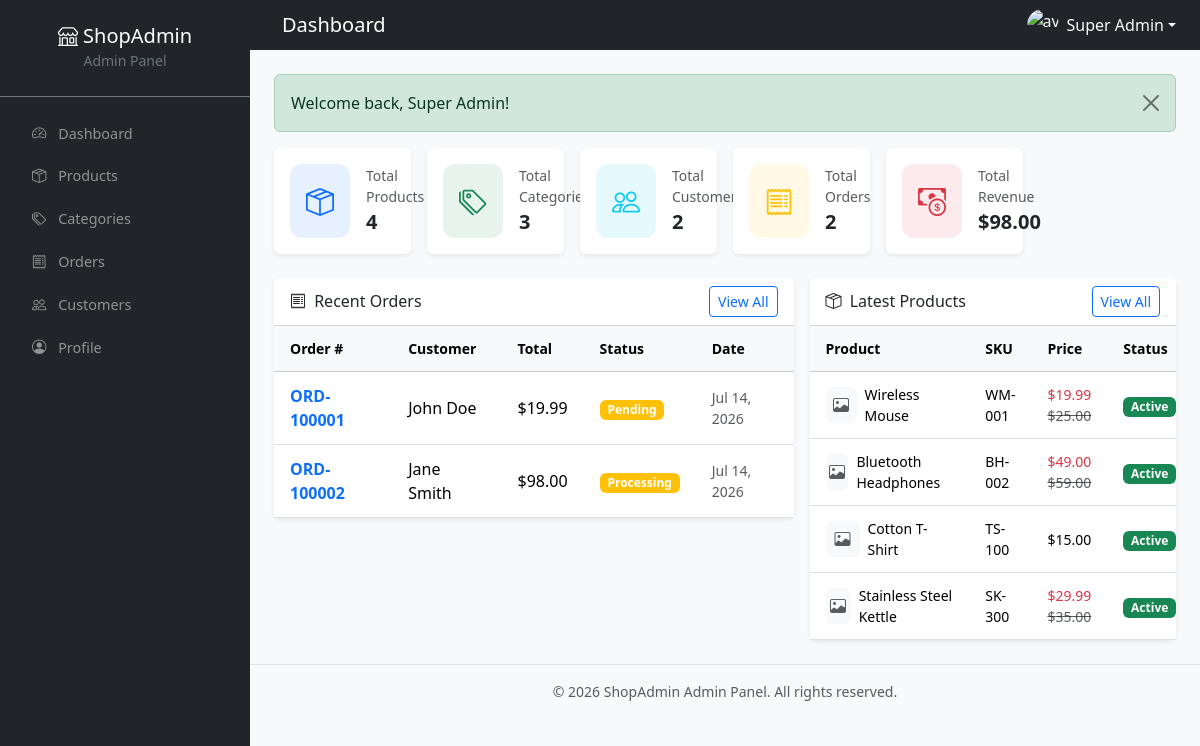
The app's page /dashboard.php (signed in) with its own data.
### tables this page shows
CREATE TABLE IF NOT EXISTS `orders` (
  `id`             INT UNSIGNED NOT NULL AUTO_INCREMENT,
  `customer_id`    INT UNSIGNED NOT NULL,
  `order_number`   VARCHAR(50) NOT NULL,
  `total`          DECIMAL(12,2) NOT NULL,
  `payment_method` VARCHAR(50) NOT NULL DEFAULT 'Cash on Delivery',
  `payment_status` ENUM('pending','paid','failed','refunded') NOT NULL DEFAULT 'pending',
  `order_status`   ENUM('pending','processing','shipped','delivered','cancelled') NOT NULL DEFAULT 'pending',
  `shipping_address` TEXT NOT NULL,
  `created_at`     TIMESTAMP DEFAULT CURRENT_TIMESTAMP,
  `updated_at`     TIMESTAMP DEFAULT CURRENT_TIMESTAMP ON UPDATE CURRENT_TIMESTAMP,
  PRIMARY KEY (`id`),
  UNIQUE KEY `uniq_order_number` (`order_number`),
  KEY `idx_order_customer` (`customer_id`),
  CONSTRAINT `fk_order_customer` FOREIGN KEY (`customer_id`)
      REFERENCES `customers` (`id`) ON DELETE RESTRICT ON UPDATE CASCADE
);

CREATE TABLE IF NOT EXISTS `customers` (
  `id`            INT UNSIGNED NOT NULL AUTO_INCREMENT,
  `name`          VARCHAR(150) NOT NULL,
  `email`         VARCHAR(150) NOT NULL,
  `phone`         VARCHAR(30) DEFAULT NULL,
  `address`       TEXT DEFAULT NULL,
  `profile_image` VARCHAR(255) DEFAULT NULL,
  `password`      VARCHAR(255) DEFAULT NULL,
  `status`        ENUM('active','inactive') NOT NULL DEFAULT 'active',
  `created_at`    TIMESTAMP DEFAULT CURRENT_TIMESTAMP,
  `updated_at`    TIMESTAMP DEFAULT CURRENT_TIMESTAMP ON UPDATE CURRENT_TIMESTAMP,
  PRIMARY KEY (`id`),
  UNIQUE KEY `uniq_customer_email` (`email`)
);

CREATE TABLE IF NOT EXISTS `products` (
  `id`               INT UNSIGNED NOT NULL AUTO_INCREMENT,
  `category_id`      INT UNSIGNED NOT NULL,
  `name`             VARCHAR(200) NOT NULL,
  `sku`              VARCHAR(100) NOT NULL,
  `price`            DECIMAL(12,2) NOT NULL,
  `sale_price`       DECIMAL(12,2) DEFAULT NULL,
  `quantity`         INT NOT NULL DEFAULT 0,
  `short_description` VARCHAR(255) DEFAULT NULL,
  `long_description` TEXT DEFAULT NULL,
  `main_image`       VARCHAR(255) DEFAULT NULL,
  `status`           ENUM('active','inactive') NOT NULL DEFAULT 'active',
  `view_count`       INT UNSIGNED NOT NULL DEFAULT 0,
  `created_at`       TIMESTAMP DEFAULT CURRENT_TIMESTAMP,
  `updated_at`       TIMESTAMP DEFAULT CURRENT_TIMESTAMP ON UPDATE CURRENT_TIMESTAMP,
  PRIMARY KEY (`id`),
  UNIQUE KEY `uniq_product_sku` (`sku`),
  KEY `idx_product_category` (`category_id`),
  CONSTRAINT `fk_product_category` FOREIGN KEY (`category_id`)
      REFERENCES `categories` (`id`) ON DELETE RESTRICT ON UPDATE CASCADE
);

### includes/auth.php (called while the page is built, shortened)
<?php
function e($value): string
{
    return htmlspecialchars((string) $value, ENT_QUOTES, 'UTF-8');
}
function get_flash(): array
{
    $flash = $_SESSION['flash'] ?? [];
    return $flash;
}

### dashboard.php (the view, shortened to what this page needs)
<?php
require_once __DIR__ . '/includes/auth.php';
$pdo = db();
$totalProducts    = (int) $pdo->query('SELECT COUNT(*) FROM products')->fetchColumn();
$totalCategories  = (int) $pdo->query('SELECT COUNT(*) FROM categories')->fetchColumn();
$totalCustomers   = (int) $pdo->query('SELECT COUNT(*) FROM customers')->fetchColumn();
$totalOrders      = (int) $pdo->query('SELECT COUNT(*) FROM orders')->fetchColumn();
$stmt = $pdo->query("SELECT COALESCE(SUM(total),0) FROM orders WHERE payment_status = 'paid'");
$totalRevenue = (float) $stmt->fetchColumn();
$recentOrders = $pdo->query(
    "SELECT o.id, o.order_number, o.total, o.order_status, o.payment_status, o.created_at,
            c.name AS customer_name
     FROM orders o
     JOIN customers c ON o.customer_id = c.id
     ORDER BY o.created_at DESC
     LIMIT 5"
)->fetchAll();
$latestProducts = $pdo->query(
    "SELECT id, name, sku, price, sale_price, main_image, status
     FROM products
     ORDER BY created_at DESC
     LIMIT 5"
)->fetchAll();
$statCards = [
    ['Total Products',   $totalProducts,   'bi-box-seam',   'primary'],
    ['Total Categories', $totalCategories, 'bi-tags',       'success'],
    ['Total Customers',  $totalCustomers,  'bi-people',     'info'],
    ['Total Orders',     $totalOrders,     'bi-receipt',    'warning'],
    ['Total Revenue',    '$' . number_format($totalRevenue, 2), 'bi-cash-coin', 'danger'],
];
$pageTitle = 'Dashboard';
include __DIR__ . '/includes/header.php';
?>
<div class="row g-3 mb-4">
    <?php foreach ($statCards as $card): ?>
        <div class="col-6 col-lg-3 col-xl-2">
            <div class="card border-0 shadow-sm h-100">
                <div class="card-body d-flex align-items-center">
                    <div class="rounded-3 bg-<?= e($card[3]) ?> bg-opacity-10 p-3 me-3">
                        <i class="bi <?= e($card[2]) ?> fs-3 text-<?= e($card[3]) ?>"></i>
                    </div>
                    <div>
                        <div class="text-muted small"><?= e($card[0]) ?></div>
                        <div class="fs-5 fw-bold"><?= e($card[1]) ?></div>
                    </div>
                </div>
            </div>
        </div>
    <?php endforeach; ?>
</div>
<div class="row g-3">
    <div class="col-lg-7">
        <div class="card border-0 shadow-sm">
            <div class="card-header bg-white d-flex justify-content-between align-items-center">
                <h6 class="mb-0"><i class="bi bi-receipt me-1"></i> Recent Orders</h6>
                <a href="<?= e(BASE_URL) ?>/orders/" class="btn btn-sm btn-outline-primary">View All</a>
            </div>
            <div class="card-body p-0">
                <div class="table-responsive">
                    <table class="table table-hover mb-0 align-middle">
                        <thead class="table-light small text-muted">
                            <tr>
                                <th>Order #</th>
                                <th>Customer</th>
                                <th>Total</th>
                                <th>Status</th>
                                <th>Date</th>
                            </tr>
                        </thead>
                        <tbody>
                        <?php if (empty($recentOrders)): ?>
                            <tr><td colspan="5" class="text-center text-muted py-4">No orders yet.</td></tr>
                        <?php else: foreach ($recentOrders as $o): ?>
                            <tr>
                                <td><a href="<?= e(BASE_URL) ?>/orders/view.php?id=<?= (int)$o['id'] ?>" class="text-decoration-none fw-semibold"><?= e($o['order_number']) ?></a></td>
                                <td><?= e($o['customer_name']) ?></td>
                                <td>$<?= e(number_format($o['total'], 2)) ?></td>
                                <td><span class="badge bg-<?= e($o['order_status'] === 'delivered' ? 'success' : ($o['order_status'] === 'cancelled' ? 'danger' : 'warning')) ?>"><?= e(ucfirst($o['order_status'])) ?></span></td>
                                <td class="small text-muted"><?= e(date('M j, Y', strtotime($o['created_at']))) ?></td>
                            </tr>
                        <?php endforeach; endif; ?>
                        </tbody>
                    </table>
                </div>
            </div>
        </div>
    </div>
    <div class="col-lg-5">
        <div class="card border-0 shadow-sm">
            <div class="card-header bg-white d-flex justify-content-between align-items-center">
                <h6 class="mb-0"><i class="bi bi-box-seam me-1"></i> Latest Products</h6>
                <a href="<?= e(BASE_URL) ?>/products/" class="btn btn-sm btn-outline-primary">View All</a>
            </div>
            <div class="card-body p-0">
                <div class="table-responsive">
                    <table class="table table-hover mb-0 align-middle">
                        <thead class="table-light small text-muted">
                            <tr>
                                <th>Product</th>
                                <th>SKU</th>
                                <th>Price</th>
                                <th>Status</th>
                            </tr>
                        </thead>
                        <tbody>
                        <?php if (empty($latestProducts)): ?>
                            <tr><td colspan="4" class="text-center text-muted py-4">No products yet.</td></tr>
                        <?php else: foreach ($latestProducts as $p): ?>
                            <tr>
                                <td>
                                    <div class="d-flex align-items-center">
                                        <?php if ($p['main_image']): ?>
                                            <img src="<?= e(BASE_URL) ?>/uploads/products/<?= e($p['main_image']) ?>" width="36" height="36" class="rounded me-2 object-fit-cover">
                                        <?php else: ?>
                                            <div class="bg-light rounded me-2 d-flex align-items-center justify-content-center" style="width:36px;height:36px;"><i class="bi bi-image text-muted"></i></div>
                                        <?php endif; ?>
                                        <span class="small"><?= e($p['name']) ?></span>
                                    </div>
                                </td>
                                <td class="small"><?= e($p['sku']) ?></td>
                                <td class="small">
                                    <?php if ($p['sale_price']): ?>
                                        <span class="text-danger">$<?= e(number_format($p['sale_price'], 2)) ?></span>
                                        <del class="text-muted">$<?= e(number_format($p['price'], 2)) ?></del>
                                    <?php else: ?>
                                        $<?= e(number_format($p['price'], 2)) ?>
                                    <?php endif; ?>
                                </td>
                                <td><span class="badge bg-<?= e($p['status'] === 'active' ? 'success' : 'secondary') ?>"><?= e(ucfirst($p['status'])) ?></span></td>
                            </tr>
                        <?php endforeach; endif; ?>
                        </tbody>
                    </table>
                </div>
            </div>
        </div>
    </div>
</div>
<?php include __DIR__ . '/includes/footer.php'; ?>

### includes/header.php (shortened to what this page needs)
<?php
require_once __DIR__ . '/auth.php';
$pageTitle = $pageTitle ?? 'Dashboard';
?>
<!DOCTYPE html>
<html lang="en">
<head>
    <link href="https://cdn.jsdelivr.net/npm/bootstrap@5.3.3/dist/css/bootstrap.min.css" rel="stylesheet">
    <link href="https://cdn.jsdelivr.net/npm/bootstrap-icons@1.11.3/font/bootstrap-icons.min.css" rel="stylesheet">
    <link href="<?= e(BASE_URL) ?>/assets/css/style.css" rel="stylesheet">
</head>
<body class="bg-light">
<div class="wrapper d-flex">
    <?php include __DIR__ . '/sidebar.php'; ?>
    <div class="main-content flex-grow-1" id="mainContent">
        <nav class="navbar navbar-expand-lg navbar-dark bg-dark px-4 py-2 sticky-top">
            <span class="navbar-brand ms-2 mb-0 h6"><?= e($pageTitle) ?></span>
            <div class="dropdown ms-auto">
                <a href="#" class="d-flex align-items-center text-light text-decoration-none dropdown-toggle" data-bs-toggle="dropdown">
                    <img src="<?= e(BASE_URL) ?>/assets/images/avatar.png" alt="avatar" class="rounded-circle me-2" width="32" height="32">
                    <span class="d-none d-sm-inline"><?= e($_SESSION['admin_name'] ?? 'Admin') ?></span>
                </a>
            </div>
        </nav>
        <main class="p-4">
            <?php foreach (get_flash() as $f): ?>
                <div class="alert alert-<?= e($f['type']) ?> alert-dismissible fade show" role="alert">
                    <?= e($f['message']) ?>
                    <button type="button" class="btn-close" data-bs-dismiss="alert"></button>
                </div>
            <?php endforeach; ?>

### includes/sidebar.php
<?php
$nav = [
    ['Dashboard',  'dashboard.php', 'bi-speedometer2'],
    ['Products',   'products/',     'bi-box-seam'],
    ['Categories', 'categories/',   'bi-tags'],
    ['Orders',     'orders/',       'bi-receipt'],
    ['Customers',  'customers/',    'bi-people'],
    ['Profile',    'profile/',       'bi-person-circle'],
];
$uri    = $_SERVER['REQUEST_URI'] ?? '';
$base   = BASE_URL;
$stripped = str_replace($base, '', $uri);
$parts  = explode('/', trim($stripped, '/'));
$activeKey = $parts[0] ?? '';
?>
<aside class="sidebar bg-dark text-white" id="sidebar">
    <div class="sidebar-header p-4 text-center border-bottom border-secondary">
        <h5 class="mb-0"><i class="bi bi-shop"></i> <?= e(SITE_NAME) ?></h5>
        <small class="text-secondary">Admin Panel</small>
    </div>
    <nav class="nav flex-column p-3">
        <?php foreach ($nav as $item): ?>
            <?php
                $linkKey = rtrim(str_replace('.php', '', $item[1]), '/');
                $isActive = ($activeKey === $linkKey);
            ?>
            <a href="<?= e(BASE_URL) ?>/<?= e($item[1]) ?>"
               class="nav-link text-white-50 <?= $isActive ? 'active-link' : '' ?>">
                <i class="bi <?= e($item[2]) ?> me-2"></i> <?= e($item[0]) ?>
            </a>
        <?php endforeach; ?>
    </nav>
</aside>

### includes/footer.php (shortened to what this page needs)
        </main>
        <footer class="text-center text-muted small py-3 border-top">
            &copy; <?= date('Y') ?> <?= e(SITE_NAME) ?> Admin Panel. All rights reserved.
        </footer>
    </div>
</div>
</body>
</html>

### assets/css/style.css (style rules this page uses)
:root { --sidebar-width: 250px; --sidebar-bg: #1a1d29; }
.sidebar { width: var(--sidebar-width); min-height: 100vh; position: fixed; top: 0; left: 0; z-index: 1030; transition: transform 0.25s ease; overflow-y: auto; }
.sidebar .nav-link { border-radius: 8px; margin-bottom: 2px; font-size: 0.9rem; padding: 0.6rem 1rem; transition: background 0.15s, color 0.15s; }
.main-content { margin-left: var(--sidebar-width); min-height: 100vh; display: flex; flex-direction: column; }
.card { transition: box-shadow 0.15s; }
.table > :not(caption) > * > * { padding: 0.75rem 1rem; }
.rounded-3 { border-radius: 12px !important; }

### records on screen
orders: order_number "ORD-100001", customer.name "John Doe", total "19.99", order_status "Pending", created_at "Jul 14, 2026"
orders: order_number "ORD-100002", customer.name "Jane Smith", total "98.00", order_status "Processing", created_at "Jul 14, 2026"
products: name "Wireless Mouse", sku "WM-001", sale_price "19.99", price "25.00", status "Active"
products: name "Bluetooth Headphones", sku "BH-002", sale_price "49.00", price "59.00", status "Active"
products: name "Cotton T-Shirt", sku "TS-100", price "15.00", status "Active"
products: name "Stainless Steel Kettle", sku "SK-300", sale_price "29.99", price "35.00", status "Active"

### other values on screen
SITE_NAME "ShopAdmin"
$item[0] "Dashboard"
$item[0] "Products"
$item[0] "Categories"
$item[0] "Orders"
$item[0] "Customers"
$item[0] "Profile"
$pageTitle "Dashboard"
$_SESSION['admin_name'] "Super Admin"
$f['message'] "Welcome back, Super Admin!"
$card[0] "Total Products"
$card[1] "4"
$card[0] "Total Categories"
$card[1] "3"
$card[0] "Total Customers"
